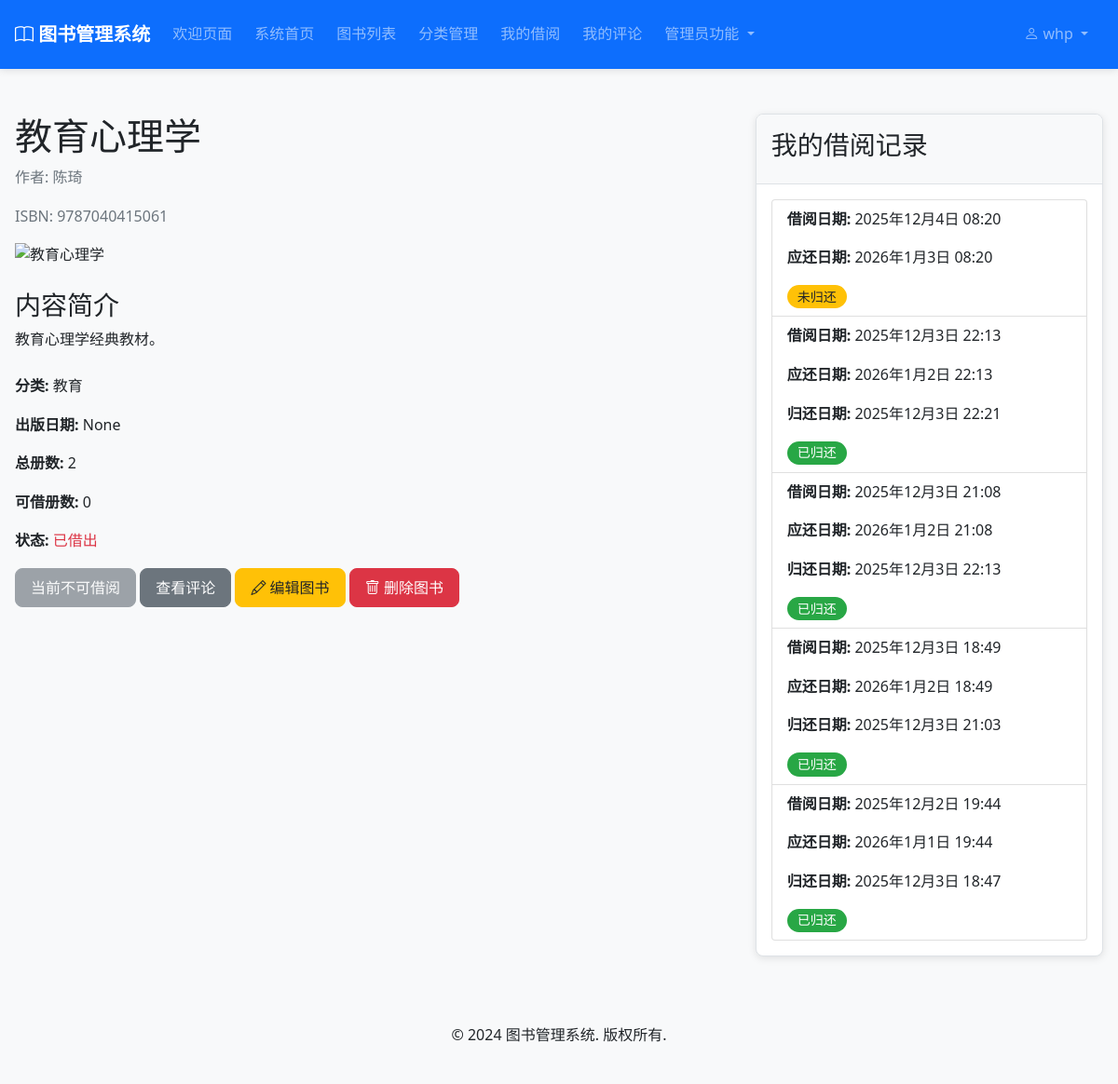
Page /books/6/ (signed in) on the committed database.
### accounts/models.py (models this page shows, shortened)
class CustomUser(AbstractUser):
    ROLE_CHOICES = [
        ('admin', '管理员'),
        ('user', '普通用户'),
    ]
    role = models.CharField(max_length=10, choices=ROLE_CHOICES, default='user', verbose_name='角色')
    phone = models.CharField(max_length=20, blank=True, null=True, verbose_name='电话')
    address = models.TextField(blank=True, null=True, verbose_name='地址')
    birth_date = models.DateField(blank=True, null=True, verbose_name='出生日期')
    created_at = models.DateTimeField(auto_now_add=True, verbose_name='创建时间')
    updated_at = models.DateTimeField(auto_now=True, verbose_name='更新时间')
    class Meta:
        verbose_name = '用户'
        verbose_name_plural = '用户'
    @property
    def is_admin(self):
        return self.role == 'admin'

### books/models.py (models this page shows, shortened)
class Book(models.Model):
    STATUS_CHOICES = [
        ('available', '可借阅'),
        ('borrowed', '已借出'),
        ('maintenance', '维护中'),
        ('lost', '丢失'),
    ]
    title = models.CharField(max_length=200, verbose_name='书名')
    author = models.CharField(max_length=100, verbose_name='作者')
    isbn = models.CharField(max_length=20, unique=True, verbose_name='ISBN')
    publisher = models.CharField(max_length=100, blank=True, null=True, verbose_name='出版社')
    publication_date = models.DateField(blank=True, null=True, verbose_name='出版日期')
    category = models.ForeignKey(Category, on_delete=models.PROTECT, null=True, blank=True, verbose_name='分类')
    description = models.TextField(blank=True, null=True, verbose_name='描述')
    cover_image = models.ImageField(upload_to='book_covers/', blank=True, null=True, verbose_name='封面图片')
    total_copies = models.PositiveIntegerField(default=1, verbose_name='总册数')
    available_copies = models.PositiveIntegerField(default=1, verbose_name='可借册数')
    location = models.CharField(max_length=50, blank=True, null=True, verbose_name='书架位置')
    status = models.CharField(max_length=20, choices=STATUS_CHOICES, default='available', verbose_name='状态')
    created_at = models.DateTimeField(auto_now_add=True, verbose_name='创建时间')
    updated_at = models.DateTimeField(auto_now=True, verbose_name='更新时间')
    class Meta:
        verbose_name = '图书'
        verbose_name_plural = '图书'
    @property
    def cover_image_url(self):
        if self.cover_image and hasattr(self.cover_image, 'url'):
            try:
                import os
                from django.conf import settings
                image_path = os.path.join(settings.MEDIA_ROOT, self.cover_image.name)
                if os.path.exists(image_path):
                    return self.cover_image.url
            except:
                pass
        return static('images/default-book-cover.png')
    @property
    def is_available(self):
        return self.available_copies > 0 and self.status == 'available'

### categories/models.py (models this page shows, shortened)
class Category(models.Model):
    name = models.CharField(max_length=100, unique=True, verbose_name='分类名称')
    description = models.TextField(blank=True, null=True, verbose_name='描述')
    created_at = models.DateTimeField(auto_now_add=True, verbose_name='创建时间')
    updated_at = models.DateTimeField(auto_now=True, verbose_name='更新时间')
    class Meta:
        verbose_name = '图书分类'
        verbose_name_plural = '图书分类'

### borrowing/models.py (models this page shows, shortened)
class BorrowRecord(models.Model):
    STATUS_CHOICES = [
        ('borrowed', '借阅中'),
        ('returned', '已归还'),
        ('overdue', '逾期'),
    ]
    user = models.ForeignKey(User, on_delete=models.CASCADE, verbose_name='借阅用户')
    book = models.ForeignKey(Book, on_delete=models.CASCADE, verbose_name='借阅图书')
    borrow_date = models.DateTimeField(auto_now_add=True, verbose_name='借阅时间')
    due_date = models.DateTimeField(verbose_name='应还时间')
    return_date = models.DateTimeField(null=True, blank=True, verbose_name='归还时间')
    status = models.CharField(max_length=20, choices=STATUS_CHOICES, default='borrowed', verbose_name='状态')
    notes = models.TextField(blank=True, null=True, verbose_name='备注')
    created_at = models.DateTimeField(auto_now_add=True, verbose_name='创建时间')
    updated_at = models.DateTimeField(auto_now=True, verbose_name='更新时间')
    class Meta:
        verbose_name = '借阅记录'
        verbose_name_plural = '借阅记录'
        ordering = ['-borrow_date']

### books/views.py (the view)
# urls.py: path('<int:book_id>/', views.book_detail, name='book_detail'),
@login_required
def book_detail(request, book_id):
    book = get_object_or_404(Book, id=book_id)
    user_borrow_records = None
    if request.user.is_authenticated:
        from borrowing.models import BorrowRecord
        user_borrow_records = BorrowRecord.objects.filter(
            user=request.user,
            book=book
        ).order_by('-borrow_date')[:5]
    return render(request, 'books/book_detail.html', {
        'book': book,
        'user_borrow_records': user_borrow_records
    })

### templates/books/book_detail.html (shortened to what this page needs)
{% extends 'base.html' %}
{% block content %}
<div class="container mt-5">
    <div class="row">
        <div class="col-md-8">
            <h1>{{ book.title }}</h1>
            <p class="text-muted">作者: {{ book.author }}</p>
            <p class="text-muted">ISBN: {{ book.isbn }}</p>
            {% if book.cover_image_url %}
            <div class="mb-4">
                <img data-src="{{ book.cover_image_url }}" alt="{{ book.title }}" class="img-fluid" style="max-height: 300px; display: none;" loading="lazy">
            </div>
            {% else %}
            <div class="mb-4 bg-light text-center py-4" style="height: 300px; border-radius: 4px;">
                <i class="fas fa-book-open fa-5x text-muted"></i>
            </div>
            {% endif %}
            <div class="mt-4">
                <h3>内容简介</h3>
                <p>{{ book.description }}</p>
            </div>
            <div class="mt-4">
                <p><strong>分类:</strong> {{ book.category.name }}</p>
                <p><strong>出版日期:</strong> {{ book.publication_date }}</p>
                <p><strong>总册数:</strong> {{ book.total_copies }}</p>
                <p><strong>可借册数:</strong> {{ book.available_copies }}</p>
                <p><strong>状态:</strong>
                    {% if book.is_available %}
                    <span class="text-success">可借阅</span>
                    {% if book.available_copies < book.total_copies %}
                    <span class="text-muted ml-2">(剩余{{ book.available_copies }}册)</span>
                    {% endif %}
                    {% else %}
                    <span class="text-danger">已借出</span>
                    {% endif %}
                </p>
                {% if user.is_authenticated %}
                    {% if book.is_available %}
                    <form method="post" action="{% url 'borrowing:borrow_book' book.id %}">
                        {% csrf_token %}
                        <div class="form-check mb-3">
                            <input type="checkbox" class="form-check-input" id="return_to_detail"
                                   name="redirect_to" value="book_detail">
                            <label class="form-check-label" for="return_to_detail">借阅后返回图书详情页</label>
                        </div>
                        <button type="submit" class="btn btn-primary">借阅本书</button>
                        <a href="{% url 'reviews:book_reviews' book.id %}" class="btn btn-secondary ml-2">查看评论</a>
                        {% if book.available_copies < book.total_copies %}
                        <span class="text-muted ml-2">(还剩{{ book.available_copies }}册可借)</span>
                        {% endif %}
                    </form>
                    {% else %}
                    <button class="btn btn-secondary" disabled>当前不可借阅</button>
                    <a href="{% url 'reviews:book_reviews' book.id %}" class="btn btn-secondary ml-2">查看评论</a>
                    {% endif %}
                {% else %}
                <a href="{% url 'accounts:login' %}" class="btn btn-primary">登录后借阅</a>
                <a href="{% url 'reviews:book_reviews' book.id %}" class="btn btn-secondary ml-2">查看评论</a>
                {% endif %}
                {% if user.is_authenticated and user.is_admin %}
                <a href="{% url 'books:book_update' book.id %}" class="btn btn-warning ml-2">
                    <i class="bi bi-pencil"></i> 编辑图书
                </a>
                <a href="{% url 'books:book_delete' book.id %}" class="btn btn-danger ml-2">
                    <i class="bi bi-trash"></i> 删除图书
                </a>
                {% endif %}
            </div>
        </div>
        <div class="col-md-4">
            <div class="card">
                <div class="card-header">
                    <h3>我的借阅记录</h3>
                </div>
                <div class="card-body">
                    {% if user_borrow_records %}
                    <ul class="list-group">
                        {% for record in user_borrow_records %}
                        <li class="list-group-item">
                            <p><strong>借阅日期:</strong> {{ record.borrow_date }}</p>
                            <p><strong>应还日期:</strong> {{ record.due_date }}</p>
                            {% if record.return_date %}
                            <p><strong>归还日期:</strong> {{ record.return_date }}</p>
                            <span class="badge badge-success">已归还</span>
                            {% else %}
                            <span class="badge badge-warning">未归还</span>
                            {% endif %}
                        </li>
                        {% endfor %}
                    </ul>
                    {% else %}
                    <p>暂无借阅记录</p>
                    {% endif %}
                </div>
            </div>
        </div>
    </div>
</div>
{% endblock %}

### templates/base.html (shortened to what this page needs)
<!DOCTYPE html>
<html lang="zh-hans">
<head>
    <link href="https://cdn.jsdelivr.net/npm/bootstrap@5.1.3/dist/css/bootstrap.min.css"
          rel="stylesheet"
>
    <link href="https://cdn.jsdelivr.net/npm/bootstrap-icons@1.7.2/font/bootstrap-icons.min.css" rel="stylesheet">
    {% load static %}
    <link rel="stylesheet" href="{% static 'css/style.css' %}?v=1.0">
</head>
<body class="d-flex flex-column min-vh-100">
    <nav class="navbar navbar-expand-lg navbar-dark bg-primary">
        <div class="container">
            <a class="navbar-brand" href="{% url 'welcome' %}">
                <i class="bi bi-book"></i> 图书管理系统
            </a>
            <div class="collapse navbar-collapse" id="navbarNav">
                <ul class="navbar-nav">
                    <li class="nav-item active">
                        <a class="nav-link" href="{% url 'welcome' %}">欢迎页面</a>
                    </li>
                    {% if user.is_authenticated %}
                    <li class="nav-item">
                        <a class="nav-link" href="{% url 'home' %}">系统首页</a>
                    </li>
                    {% endif %}
                    <li class="nav-item">
                        <a class="nav-link" href="{% url 'books:book_list' %}">图书列表</a>
                    </li>
                    <li class="nav-item">
                        <a class="nav-link" href="{% url 'categories:category_list' %}">分类管理</a>
                    </li>
                    {% if user.is_authenticated %}
                    <li class="nav-item">
                        <a class="nav-link" href="{% url 'borrowing:my_records' %}">我的借阅</a>
                    </li>
                    <li class="nav-item">
                        <a class="nav-link" href="{% url 'reviews:my_reviews' %}">我的评论</a>
                    </li>
                    {% endif %}
                    {% if user.is_admin %}
                    <li class="nav-item dropdown">
                        <a class="nav-link dropdown-toggle" href="#" id="adminDropdown" role="button" data-bs-toggle="dropdown" aria-expanded="false">
                            管理员功能
                        </a>
                    </li>
                    {% endif %}
                </ul>
                <ul class="navbar-nav ms-auto">
                    {% if user.is_authenticated %}
                    <li class="nav-item dropdown">
                        <a class="nav-link dropdown-toggle" href="#" id="userDropdown" role="button" data-bs-toggle="dropdown" aria-expanded="false">
                            <i class="bi bi-person"></i> {{ user.username }}
                        </a>
                    </li>
                    {% endif %}
                </ul>
            </div>
        </div>
    </nav>
    <main class="flex-grow-1">
        {% block content %}
        {% endblock %}
    </main>
    <footer class="bg-light mt-5 py-4">
        <div class="container text-center">
            <p>&copy; 2024 图书管理系统. 版权所有.</p>
        </div>
    </footer>
</body>
</html>

### static/css/style.css (style rules this page uses)
:root { --primary-color: #4a6cf7; --primary-hover: #3a56e0; --secondary-color: #6c757d; --success-color: #28a745; --danger-color: #dc3545; --warning-color: #ffc107; --info-color: #17a2b8; --bg-light: #f8f9fa; --bg-white: #ffffff; --text-dark: #212529; --text-muted: #6c757d; --text-light: #ffffff; --border-color: #dee2e6; --border-radius: 8px; --box-shadow: 0 2px 8px rgba(0, 0, 0, 0.1); --box-shadow-hover: 0 8px 20px rgba(0, 0, 0, 0.15); --spacing-xs: 0.25rem; --spacing-sm: 0.5rem; --spacing-md: 1rem; --spacing-lg: 1.5rem; --spacing-xl: 2rem; --spacing-xxl: 3rem; --font-size-xs: 0.75rem; --font-size-sm: 0.875rem; --font-size-md: 1rem; --font-size-lg: 1.125rem; --font-size-xl: 1.25rem; --font-size-xxl: 1.5rem; --font-size-xxxl: 2.5rem; --transition-fast: 0.2s; --transition-normal: 0.3s; --transition-slow: 0.5s; }
* { margin: 0; padding: 0; box-sizing: border-box; }
body { font-family: 'Segoe UI', Roboto, 'Helvetica Neue', Arial, sans-serif; font-size: var(--font-size-md); line-height: 1.6; color: var(--text-dark); background-color: var(--bg-light); }
a { color: var(--primary-color); text-decoration: none; transition: color var(--transition-fast) ease; }
.container { max-width: 1200px; margin: 0 auto; padding: 0 var(--spacing-md); }
.navbar { background-color: var(--bg-white); box-shadow: var(--box-shadow); padding: var(--spacing-md) 0; position: sticky; top: 0; z-index: 1000; transition: background-color var(--transition-normal) ease; }
.navbar-brand { font-size: var(--font-size-xl); font-weight: 700; color: var(--primary-color); transition: color var(--transition-fast) ease; }
.navbar-nav .nav-link { color: var(--text-dark); font-weight: 500; padding: var(--spacing-sm) var(--spacing-md); margin-right: var(--spacing-sm); border-radius: var(--border-radius); transition: all var(--transition-fast) ease; }
.btn { display: inline-block; font-weight: 500; text-align: center; vertical-align: middle; cursor: pointer; border: 1px solid transparent; padding: 0.5rem 1rem; font-size: var(--font-size-md); line-height: 1.5; border-radius: var(--border-radius); transition: all var(--transition-fast) ease; text-decoration: none; }
.btn-secondary { background-color: var(--secondary-color); border-color: var(--secondary-color); color: var(--text-light); }
.btn-danger { background-color: var(--danger-color); border-color: var(--danger-color); color: var(--text-light); }
.btn-warning { background-color: var(--warning-color); border-color: var(--warning-color); color: var(--text-dark); }
.card { background-color: var(--bg-white); border: 1px solid var(--border-color); border-radius: var(--border-radius); box-shadow: var(--box-shadow); overflow: hidden; transition: all var(--transition-normal) ease; }
.card-header { padding: var(--spacing-md); background-color: var(--bg-light); border-bottom: 1px solid var(--border-color); font-weight: 600; }
.card-body { padding: var(--spacing-md); }
.badge { display: inline-block; padding: 0.4em 0.8em; font-size: var(--font-size-sm); font-weight: 500; line-height: 1; text-align: center; white-space: nowrap; vertical-align: baseline; border-radius: 20px; transition: all var(--transition-fast) ease; }
.badge-success { background-color: var(--success-color); color: var(--text-light); }
.badge-warning { background-color: var(--warning-color); color: var(--text-dark); }
.fade-in { animation: fadeIn var(--transition-slow) ease-out; }

### rows in the picture
CustomUser: username "whp"
Book: title "教育心理学", author "陈琦", isbn "9787040415061", description "教育心理学经典教材。", category.name "教育", publication_date "None", total_copies "2", available_copies "0"
BorrowRecord: borrow_date "2025年12月4日 08:20", due_date "2026年1月3日 08:20", shows "未归还"
BorrowRecord: borrow_date "2025年12月3日 22:13", due_date "2026年1月2日 22:13", return_date "2025年12月3日 22:21"
BorrowRecord: borrow_date "2025年12月3日 21:08", due_date "2026年1月2日 21:08", return_date "2025年12月3日 22:13"
BorrowRecord: borrow_date "2025年12月3日 18:49", due_date "2026年1月2日 18:49", return_date "2025年12月3日 21:03"
BorrowRecord: borrow_date "2025年12月2日 19:44", due_date "2026年1月1日 19:44", return_date "2025年12月3日 18:47"
